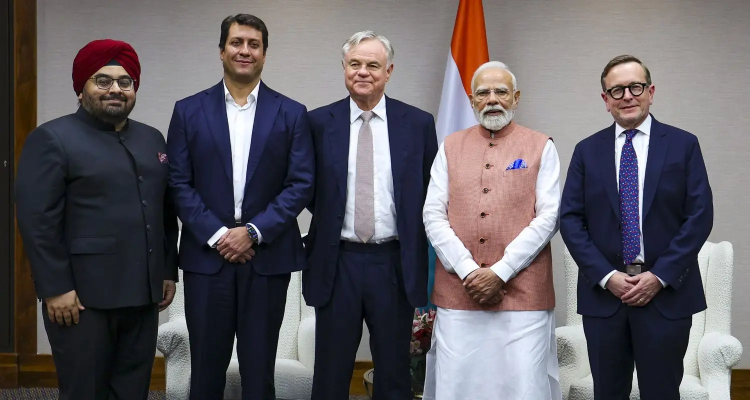
#> input picture Task_5_Face_Detection/src/images/image3.jpg, 1500 x 800 px (shown at 1/2 size)
$ python face_detection.py
#> lines starting #> are read from the running program, lines starting #| are printed output that depends on the picture; after the words box and inside, x2 and y2 are one past the last pixel; in counts of white or black regions, pixels touching at a corner belong together
#> the answer given: 1
#> the answer given: src/images/image3.jpg
#> in detect_image, image is the input picture: shape (800, 1500, 3); mean B, G, R 98.4, 93.6, 98.1
import cv2

# Load Haar Cascade Classifier
face_cascade = cv2.CascadeClassifier(
    cv2.data.haarcascades + "haarcascade_frontalface_default.xml"
)


def detect_faces(frame):

    gray = cv2.cvtColor(frame, cv2.COLOR_BGR2GRAY)
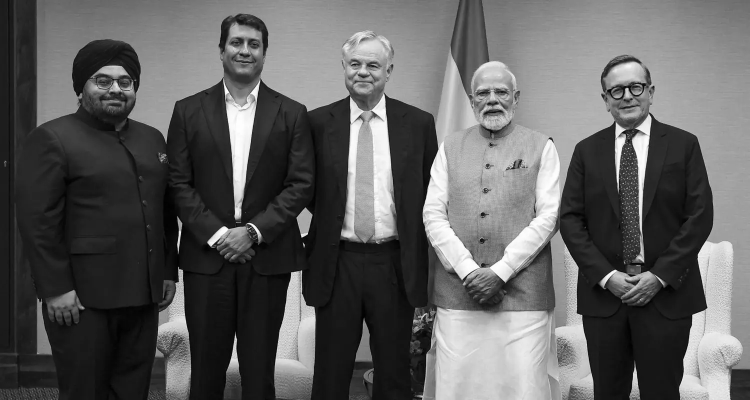
#> gray: shape (800, 1500) (shown at 1/2 size); min 0, max 255, mean 95.5

    faces = face_cascade.detectMultiScale(
        gray,
        scaleFactor=1.2,
        minNeighbors=5,
        minSize=(40, 40)
    )
#> faces = [[437, 45, 107, 107], [680, 91, 97, 97], [170, 116, 119, 119], [1202, 136, 104, 104]]

    count = 1

    for (x, y, w, h) in faces:

        cv2.rectangle(
            frame,
            (x, y),
            (x + w, y + h),
            (0, 255, 0),
            2
        )

        cv2.putText(
            frame,
            f"Face {count}",
            (x, y - 10),
            cv2.FONT_HERSHEY_SIMPLEX,
            0.7,
            (0, 255, 0),
            2
        )

        count += 1
#> this loop made 4 passes
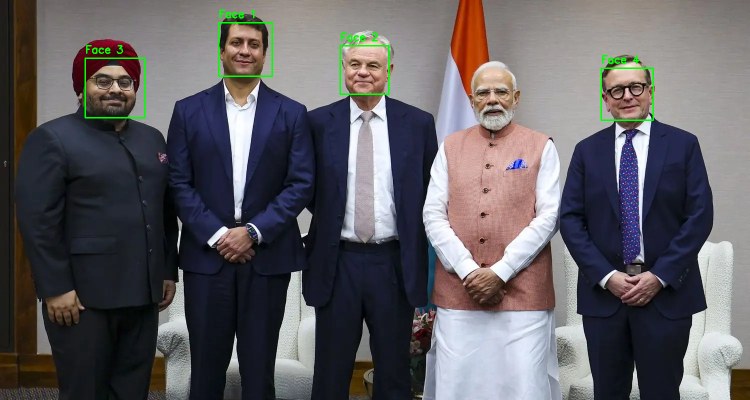
#> frame: shape (800, 1500, 3) (shown at 1/2 size); 0.58% of pixels changed, all inside (x1, y1, x2, y2) = (169, 19, 1308, 242)
#> after the loop, count = 5

    cv2.putText(
        frame,
        f"Total Faces: {len(faces)}",
        (20, 35),
        cv2.FONT_HERSHEY_SIMPLEX,
        1,
        (0, 0, 255),
        2
    )
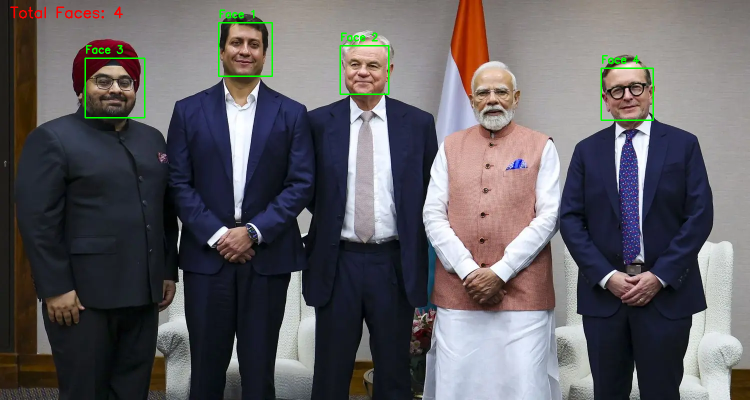
#> frame: shape (800, 1500, 3) (shown at 1/2 size); 0.11% of pixels changed, all inside (x1, y1, x2, y2) = (20, 13, 246, 37)

    return frame


def detect_image():

    path = input("\nEnter image path: ")

    image = cv2.imread(path)

    if image is None:
        print("Unable to open image.")
        return

    result = detect_faces(image)

    h, w = result.shape[:2]
#> h = 800; w = 1500

    max_width = 1200
    max_height = 700

    scale = min(max_width / w, max_height / h)
#> scale = 0.8

    if scale < 1:
        result = cv2.resize(
            result,
            (int(w * scale), int(h * scale))
        )
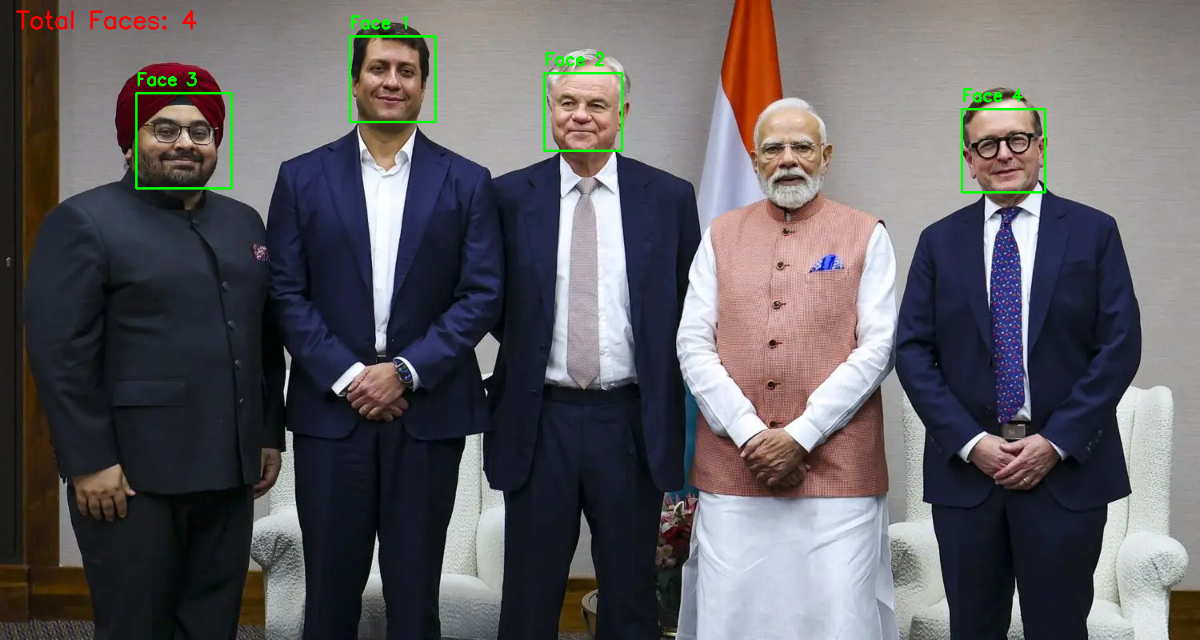
#> result: shape (640, 1200, 3); mean B, G, R 97.6, 94.2, 97.5

    cv2.namedWindow("Image Face Detection", cv2.WINDOW_NORMAL)
    cv2.imshow("Image Face Detection", result)

    cv2.waitKey(0)
    cv2.destroyAllWindows()


# [52 lines left out: functions detect_video, detect_webcam, not called in this run]


while True:

    print("\nFace Detection System")
    print("1. Detect Faces from Image")
    print("2. Detect Faces from Video")
    print("3. Live Webcam Detection")
    print("4. Exit")

    choice = input("\nEnter your choice: ")

    if choice == "1":
        detect_image()

    elif choice == "2":
        detect_video()

    elif choice == "3":
        detect_webcam()

    elif choice == "4":
        print("\nProgram Closed.")
        break

    else:
        print("\nInvalid Choice.")
#> pass 2 of the loop `while True:`:
#> the answer given: 1
#> the answer given: src/images/image1.jpg
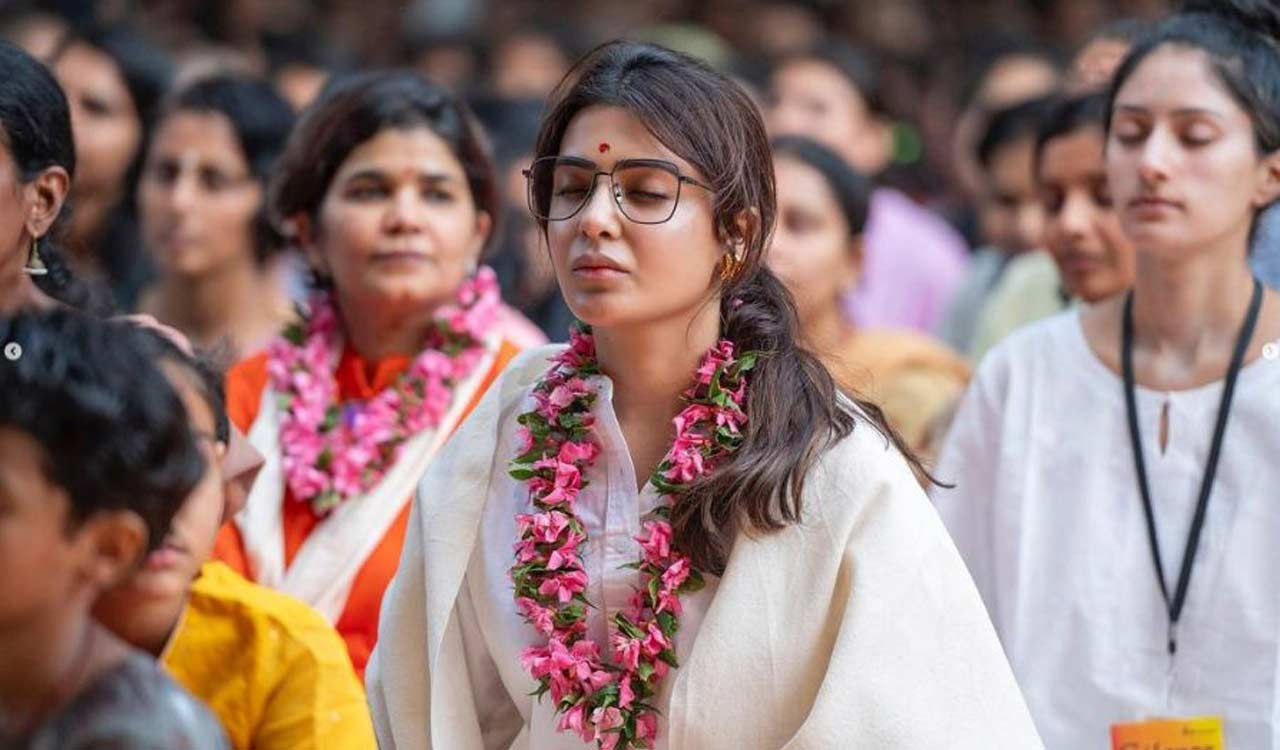
#> input picture Task_5_Face_Detection/src/images/image1.jpg, 1280 x 750 px
#> in detect_image, image is the input picture: shape (750, 1280, 3); mean B, G, R 119, 122.6, 148.5
#> gray: shape (750, 1280)
#> faces = [[1113, 344, 109, 109], [110, 117, 154, 154], [317, 123, 174, 174], [1068, 57, 192, 192], [510, 108, 205, 205]]
#> the loop in detect_faces (call 2), `for (x, y, w, h) in faces: ` made 5 passes
#> after the loop in detect_faces (call 2), `for (x, y, w, h) in faces:`:
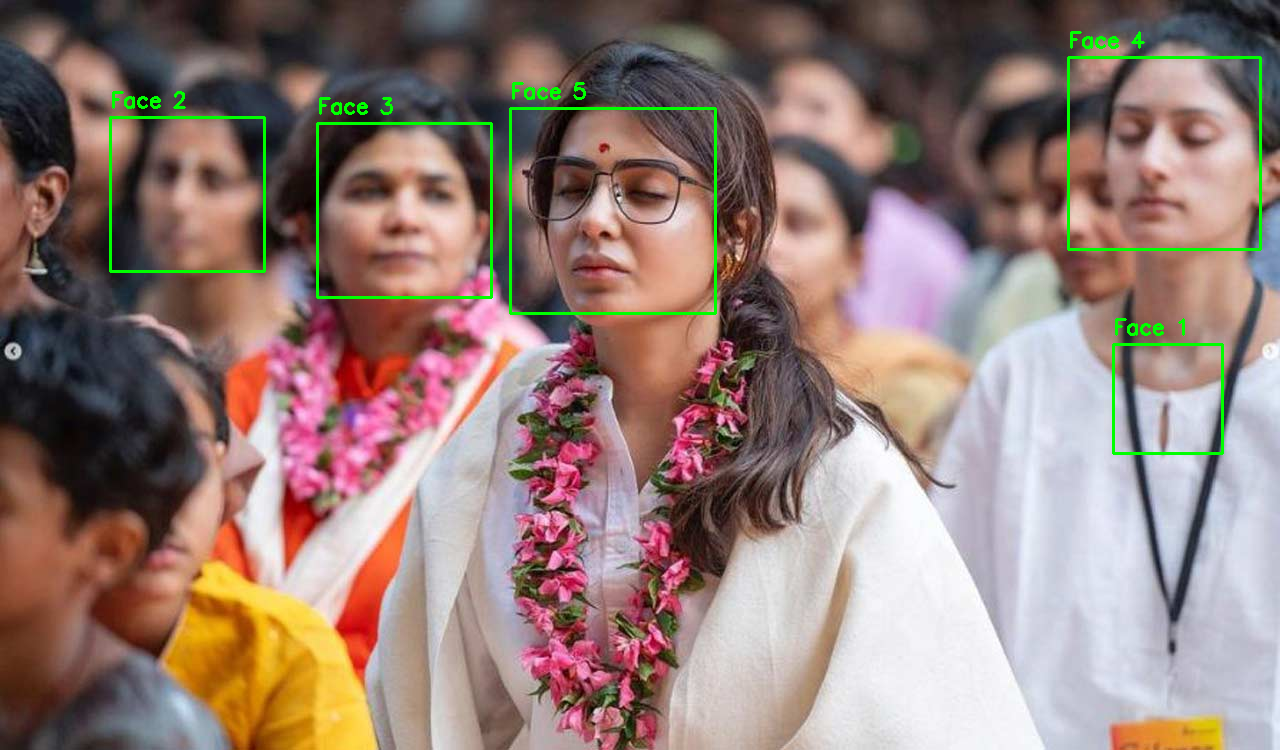
#> frame: shape (750, 1280, 3); 1.28% of pixels changed, all inside (x1, y1, x2, y2) = (109, 31, 1262, 455)
#> after the loop in detect_faces (call 2), `for (x, y, w, h) in faces:`: count = 6
#> in detect_faces (call 2), `cv2.putText( frame, f"Total Faces: {len(faces)}", (20, 35), cv2.FONT_H..`:
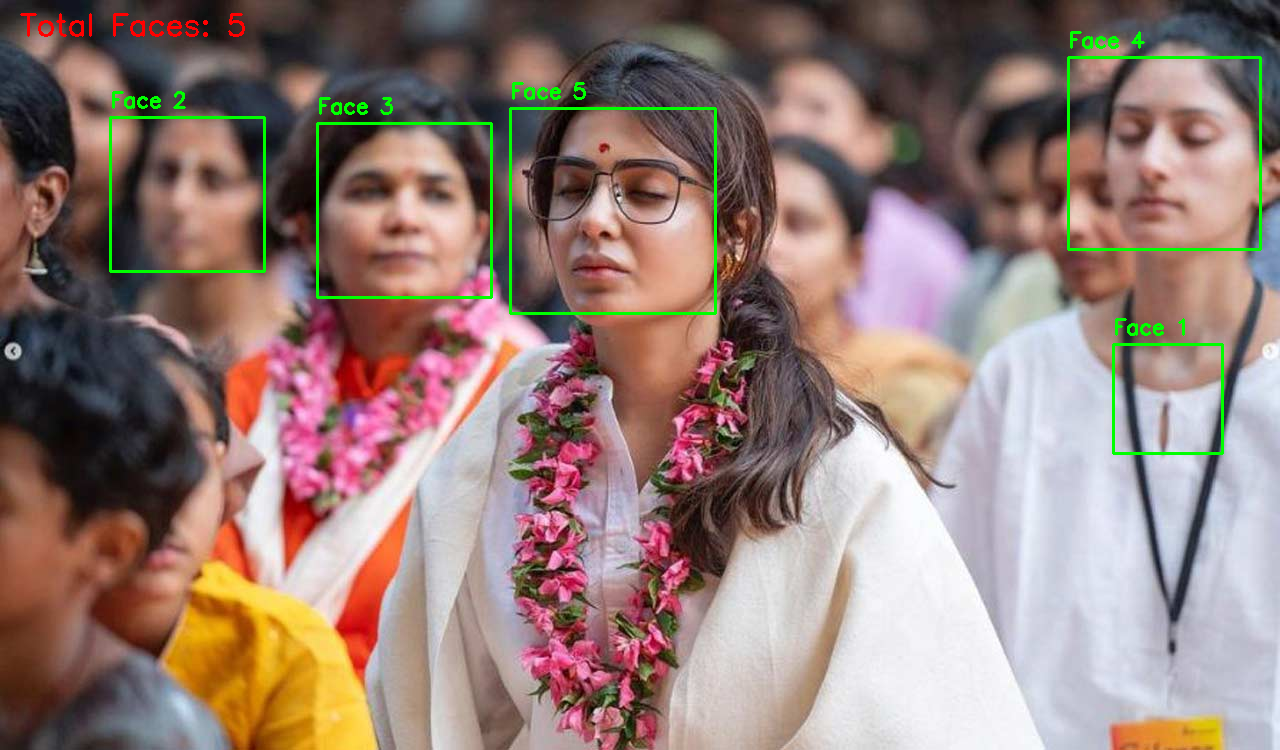
#> frame: shape (750, 1280, 3); 0.15% of pixels changed, all inside (x1, y1, x2, y2) = (20, 13, 245, 37)
#> result: shape (700, 1194, 3)
#> pass 3 of the loop `while True:`:
#> the answer given: 1
#> the answer given: src/images/image2.jpg
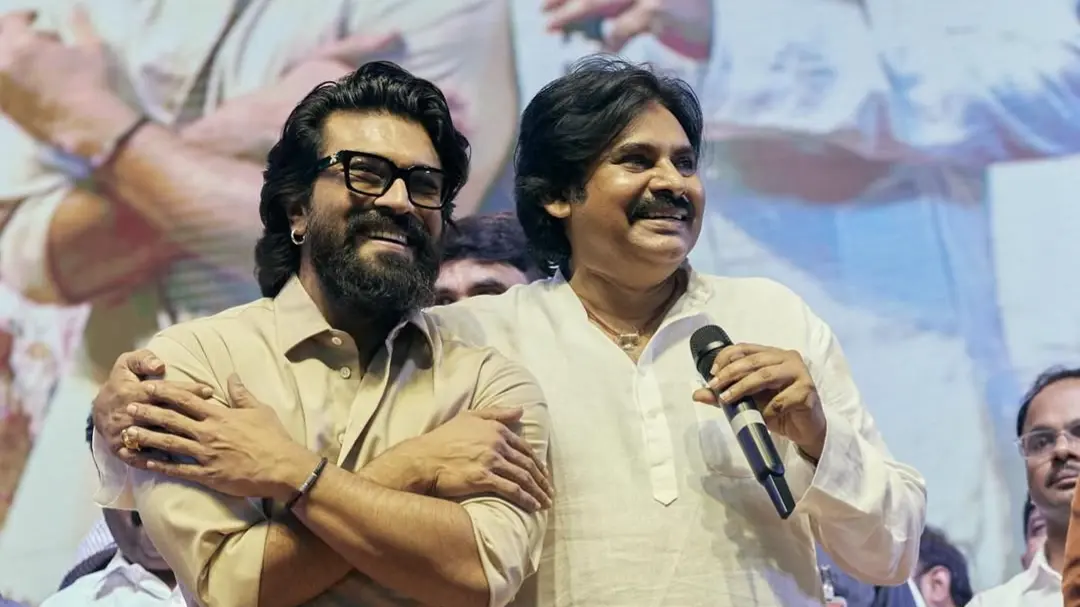
#> input picture Task_5_Face_Detection/src/images/image2.jpg, 1080 x 607 px
#> in detect_image, image is the input picture: shape (607, 1080, 3); mean B, G, R 148.9, 154.6, 158.7
#> gray: shape (607, 1080)
#> faces = [[401, 248, 122, 122], [585, 103, 148, 148], [313, 118, 154, 154]]
#> the loop in detect_faces (call 3), `for (x, y, w, h) in faces: ` made 3 passes
#> after the loop in detect_faces (call 3), `for (x, y, w, h) in faces:`:
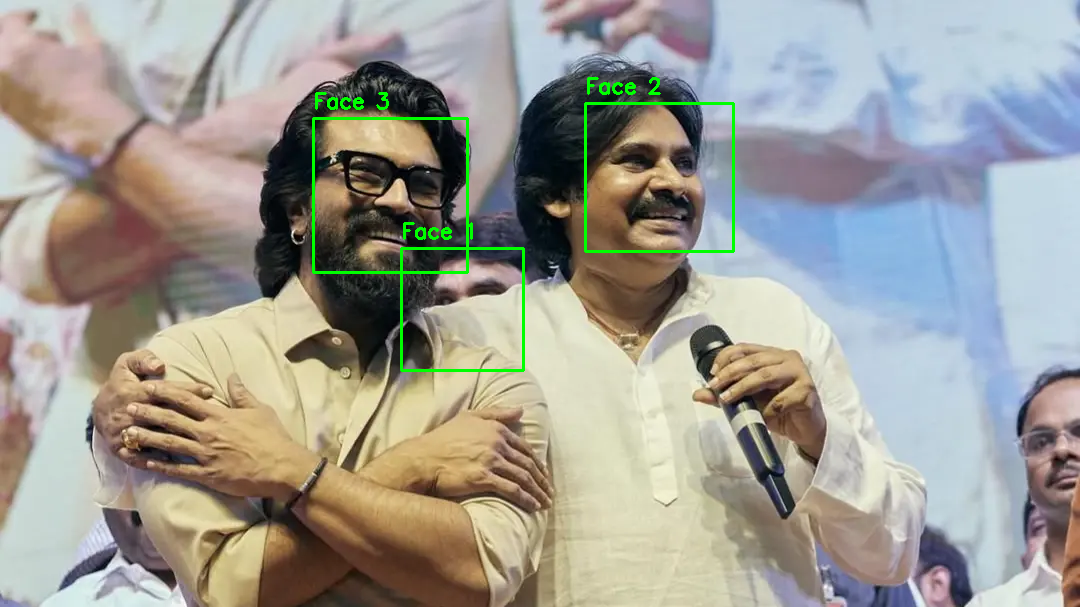
#> frame: shape (607, 1080, 3); 0.98% of pixels changed, all inside (x1, y1, x2, y2) = (312, 77, 735, 372)
#> after the loop in detect_faces (call 3), `for (x, y, w, h) in faces:`: count = 4
#> in detect_faces (call 3), `cv2.putText( frame, f"Total Faces: {len(faces)}", (20, 35), cv2.FONT_H..`:
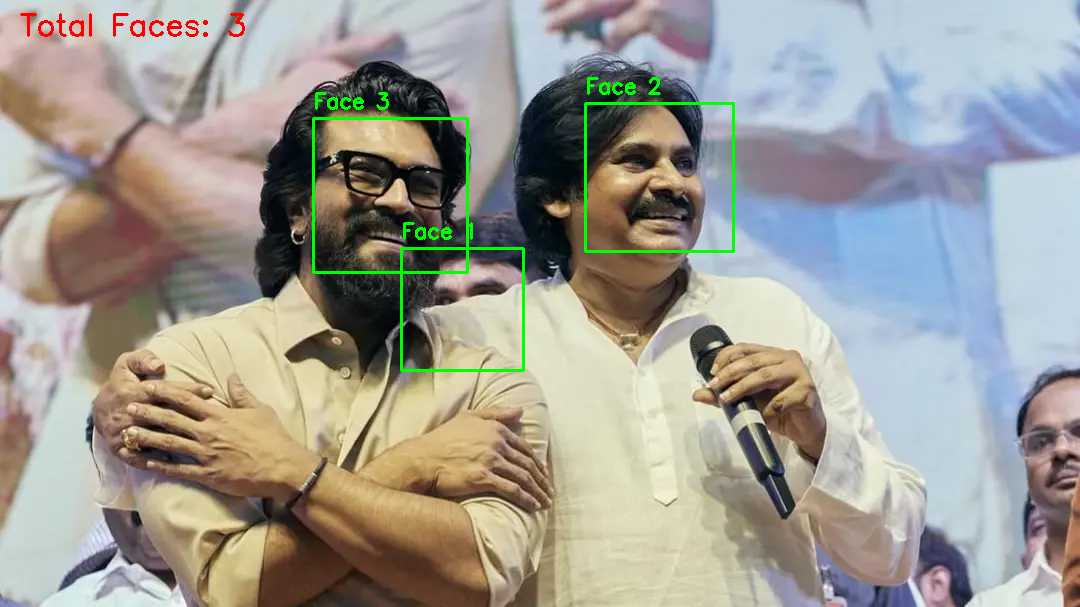
#> frame: shape (607, 1080, 3); 0.21% of pixels changed, all inside (x1, y1, x2, y2) = (20, 13, 245, 37)
#> (the run stopped early here; a loop or call above may not have finished)
